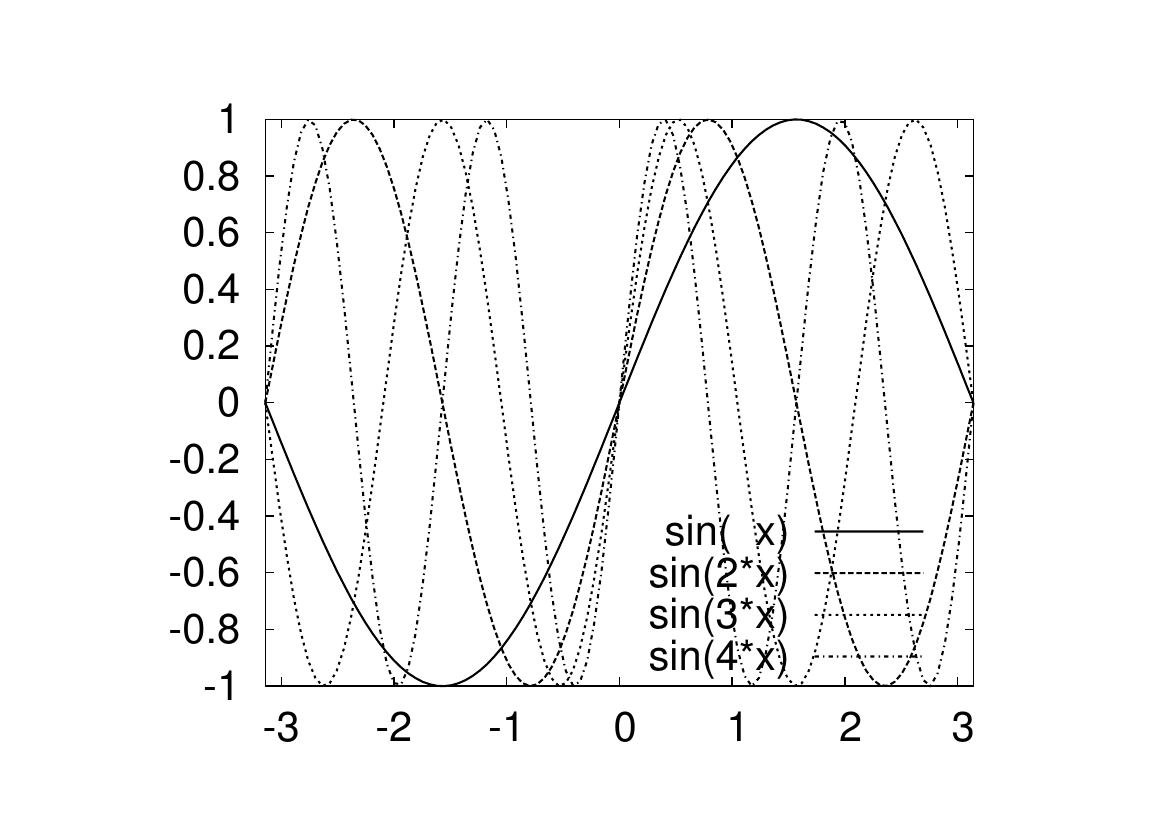

This chart was generated by the following gnuplot code:
set terminal postscript "Arial" 30;
set size ratio +0.8;
set key right bottom;
set output "test.eps";
set style line 1 lt 1 lw 3 
set style line 2 lt 2 lw 3 
set style line 3 lt 3 lw 3 
set style line 4 lt 6 lw 3
set xrange [-pi:pi]
plot sin(  x) w l ls 1, sin(2*x) w l ls 2, \
     sin(3*x) w l ls 3, sin(4*x) w l ls 4;
